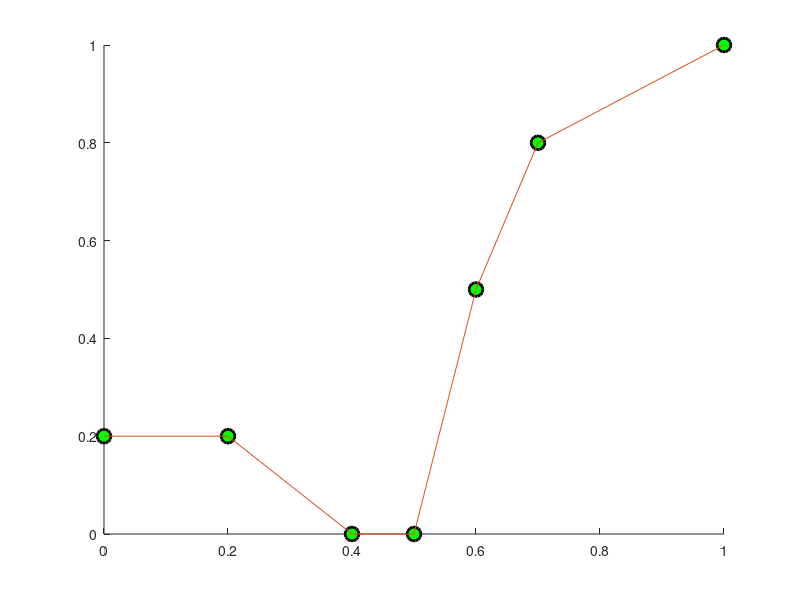

This figure's MATLAB source: (Note: this script raises an error after producing the figure.)
% Ushape
% SplinePAK: Copyright Larry Schumaker 2014
% Compare some interpolants for shape properties

% Set the nodes and values to be interpolated
m = 7;
t = [0 .2,.4,.5,.6 .7 1];
z = [.2 .2 0 0 .5 .8 1];

% Plot the data points
figure; hold; plot(t,z,'LineStyle','none','LineWidth',2,'Marker','o',...
                'MarkerFaceColor','g',...
                'MarkerEdgeColor','k',...
 'MarkerSize',10)

% plot the linear spline interpolant
plot(t,z);

% plot the not-a-knot interpolant
ng = 100; xg = linspace(0,1,ng); d = 3; 
[y,c] = notaknot(d,t,z);
zg = sval2(d,y,c,xg);
plot(xg,zg,'r');

% plot the cubic clamped interpolant with zero end derivatives
alpha = 0; beta = 0;
[y,c] = cubclamp(t,z,alpha,beta);
n = m+2; xg = linspace(0,1,ng);
zg = sval2(d,y,c,xg);
plot(xg,zg,'g');

% plot the cubic Hermite interpolant with zero derivatives
z1 = zeros(1,m);
[y,c] = cubherm(t,z,z1);
n = 2*m; zg = sval2(d,y,c,xg);
plot(xg,zg,'b');


